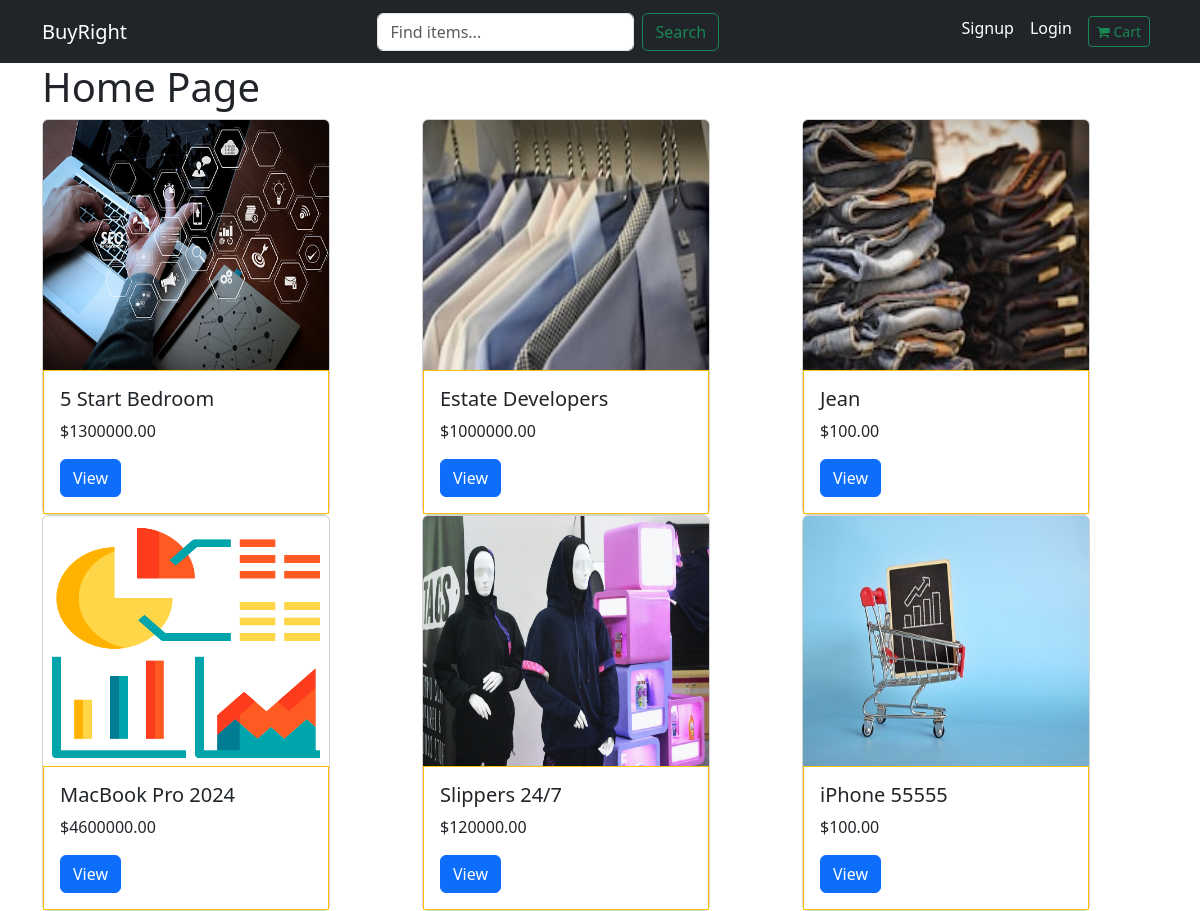
The page / on the database its author committed.
### core/models.py (models this page shows, shortened)
class Product(models.Model):
    category = models.ForeignKey(Category, related_name="products", on_delete=models.CASCADE)
    name = models.CharField(max_length=100)
    price = models.DecimalField(decimal_places=2, max_digits=10)
    description = models.TextField()
    is_sold = models.BooleanField(default=False)
    stock = models.IntegerField()
    created_by = models.ForeignKey(User, related_name="products", on_delete=models.CASCADE)
    created_at = models.DateTimeField(auto_now_add=True)
    modified_at = models.DateTimeField(auto_now=True)
    image = models.ImageField(upload_to="images")
    class Meta:
        ordering = ["name"]

### core/views.py (the view)
# urls.py: path("", views.home, name="home"),
def home(request):
    products = Product.objects.all()
    context = {"products": products}
    return render(request, "core/home.html", context)

### cart/context_processors.py (called while the page is built)
def cart(request):
    return {"cart": Cart(request)}

### templates/core/home.html (shortened to what this page needs)
{% extends "core/base.html" %}
{% block content %}
    <h1>Home Page</h1>
    <div class="row">
        {% for product in products %}
        <div class="col">
            <div class="card my-card" style="width: 18rem;">
              <img src="{{ product.image.url }}" class="card-img-top" alt="..." height="250;">
              <div class="card-body border border-warning">
                <h5 class="card-title">{{ product.name }}</h5>
                <p class="card-text">${{ product.price }}</p>
                <a href="{% url 'core:detail' product.pk %}" class="btn btn-primary view-btn">View</a>
              </div>
            </div>
        </div>
        {% endfor %}
    </div>
{% endblock content %}

### templates/core/base.html (shortened to what this page needs)
{% load static %}
<!doctype html>
<html lang="en">
  <head>
    <link href="https://cdn.jsdelivr.net/npm/bootstrap@5.3.3/dist/css/bootstrap.min.css" rel="stylesheet">
    <link rel="stylesheet" href="https://cdnjs.cloudflare.com/ajax/libs/font-awesome/4.7.0/css/font-awesome.min.css">
    <link rel="stylesheet" href="{% static 'css/styles.css' %}">
  </head>
  <body>
    <nav class="navbar navbar-expand-lg bg-dark navbar-dark">
    <div class="container-fluid container">
      <a class="navbar-brand" href="{% url 'core:home' %}">BuyRight</a>
      <div class="collapse navbar-collapse" id="navbarSupportedContent">
        <form class="d-flex mx-auto" role="search" action="{% url 'core:search' %}" method="GET">
          <input class="form-control me-2" type="search" placeholder="Find items..." aria-label="Search" name="query" value="{{ query }}">
          <button class="btn btn-outline-success" type="submit">Search</button>
        </form>
        <ul class="navbar-nav mb-2 mb-lg-0">
          {% if request.user.is_authenticated %}
           <li class="nav-item">
            <a class="nav-link active" aria-current="page" href="{% url 'core:home' %}"><i class="fa fa-home" aria-hidden="true"></i></a>
          </li>
            <li class="nav-item">
              <a class="nav-link active" href="{% url 'core:new-item' %}"><i class="fa fa-plus" aria-hidden="true"></i> Add Product</a>
            </li>
            <li class="nav-item">
              <a class="nav-link active" href=""><i class="fa fa-th-large" aria-hidden="true"></i> Dashboard</a>
            </li>
            <li class="nav-item">
              <a class="nav-link active" href=""><i class="fa fa-user-circle-o" aria-hidden="true"></i> Profile</a>
            </li>
          <li class="nav-item dropdown">
            <a class="nav-link dropdown-toggle" href="#" role="button" data-bs-toggle="dropdown" aria-expanded="false">
              <i class="fa fa-user-circle-o" aria-hidden="true"></i> {{ request.user }}
            </a>
            <ul class="dropdown-menu">
              <li><a class="dropdown-item" href="#"><span class="material-symbols-outlined">person</span>Profile</a></li>
              <li><a class="dropdown-item" href="#">Settings</a></li>
              <li><hr class="dropdown-divider"></li>
              <li><a class="dropdown-item" href="{% url 'conversation:inbox' %}">Inbox</a></li>
              <li class="dropdown-item">
                <a class="btn btn-sm btn-outline-warning" href="{% url 'core:logout' %}"><i class="fa fa-sign-out" aria-hidden="true"></i>Logout</a>
              </li>
            </ul>
          </li>
          {% else %}
            <li class="nav-item">
              <a class="nav-link active" href="{% url 'core:signup' %}">Signup</a>
            </li>
            <li class="nav-item">
              <a class="nav-link active" href="{% url 'core:login' %}">Login</a>
            </li>
          {% endif %}
          <li class="nav-link">
              <a href="{% url 'cart:cart-summary' %}"
                 class="btn btn-sm btn-outline-success">
                <i class="fa fa-shopping-cart" aria-hidden="true"></i>
                Cart
              </a>
          </li>
        </ul>
      </div>
    </div>
  </nav>
  <div class="container">
      {% block content %}
      {% endblock content %}
  </div>
  </body>
</html>

### rows shown on the page
Product: image (picture), name "5 Start Bedroom", price "1300000.00"
Product: image (picture), name "Estate Developers", price "1000000.00"
Product: image (picture), name "Jean", price "100.00"
Product: image (picture), name "MacBook Pro 2024", price "4600000.00"
Product: image (picture), name "Slippers 24/7", price "120000.00"
Product: image (picture), name "iPhone 55555", price "100.00"
